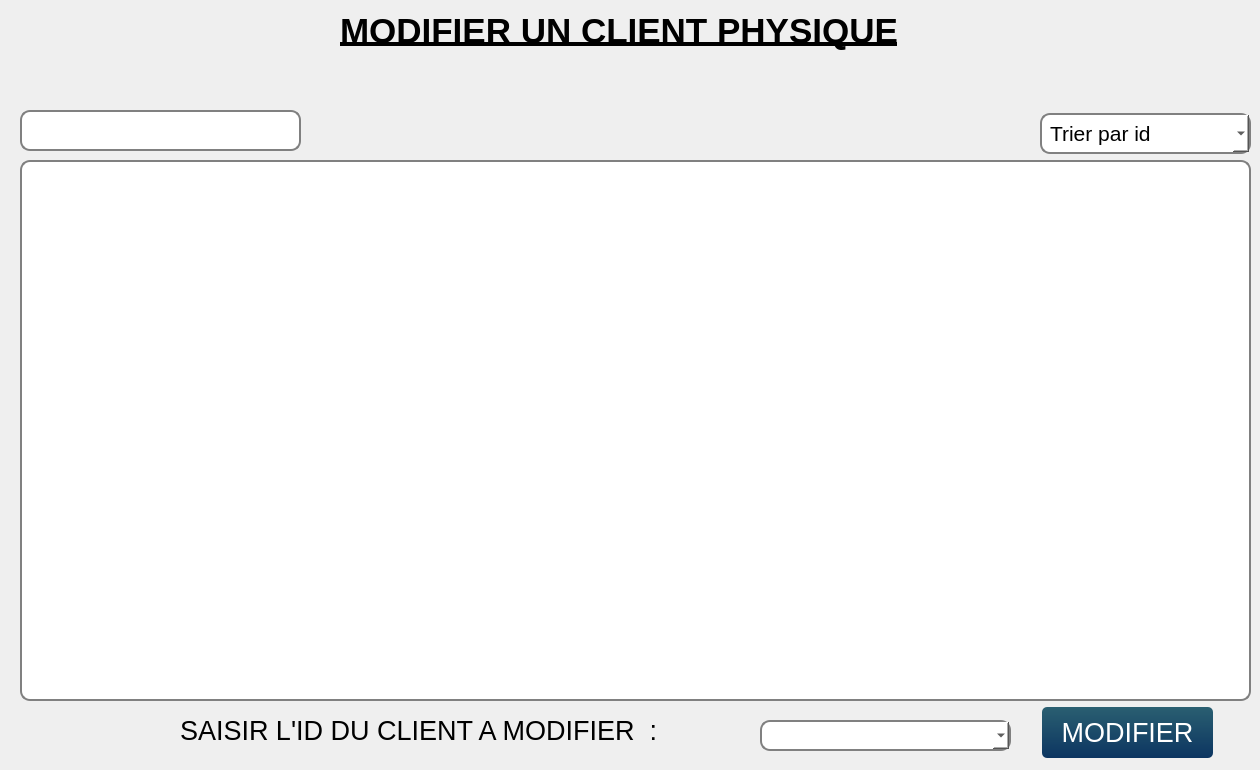
       <widget class="QWidget" name="mod_2">
        <widget class="QLabel" name="label_20">
         <property name="geometry">
          <rect>
           <x>340</x>
           <y>-10</y>
           <width>731</width>
           <height>81</height>
          </rect>
         </property>
         <property name="font">
          <font>
           <family>Helvetica</family>
           <pointsize>26</pointsize>
           <weight>75</weight>
           <bold>true</bold>
           <underline>true</underline>
          </font>
         </property>
         <property name="text">
          <string>MODIFIER UN CLIENT PHYSIQUE</string>
         </property>
        </widget>
        <widget class="QLabel" name="cin_23">
         <property name="geometry">
          <rect>
           <x>180</x>
           <y>700</y>
           <width>551</width>
           <height>61</height>
          </rect>
         </property>
         <property name="font">
          <font>
           <family>Yu Gothic UI</family>
           <pointsize>20</pointsize>
           <weight>50</weight>
           <bold>false</bold>
          </font>
         </property>
         <property name="text">
          <string>SAISIR L'ID DU CLIENT A MODIFIER  :</string>
         </property>
        </widget>
        <widget class="QPushButton" name="pushButton_17">
         <property name="geometry">
          <rect>
           <x>1042</x>
           <y>707</y>
           <width>171</width>
           <height>51</height>
          </rect>
         </property>
         <property name="font">
          <font>
           <pointsize>20</pointsize>
          </font>
         </property>
         <property name="styleSheet">
          <string notr="true">QPushButton{
	background-color: qlineargradient(spread:pad, x1:1, y1:0, x2:1, y2:1, stop:0 rgba(42, 95, 113, 255),stop:1 rgba(12, 53, 97, 255));
	color: #fff;
	border: 0px;
	border-radius: 5px;
	padding: 5px;
}

QPushButton::hover
{
	background-color: qlineargradient(spread:pad, x1:1, y1:0, x2:1, y2:1, stop:0 rgba(167, 214, 50, 255),stop:1 rgba(98, 169, 67, 255));
	color: #fff;

}
QPushButton::pressed
{
	background-color: qlineargradient(spread:pad, x1:1, y1:0, x2:1, y2:1, stop:0 rgba(147, 194, 30, 255),stop:1 rgba(78, 149, 47, 255));
	color: #fff;
	border: 0px;
	border-radius: 5px;
	padding: 5px;

}</string>
         </property>
         <property name="text">
          <string>MODIFIER</string>
         </property>
        </widget>
        <widget class="QTableView" name="tableView_9">
         <property name="geometry">
          <rect>
           <x>20</x>
           <y>160</y>
           <width>1231</width>
           <height>541</height>
          </rect>
         </property>
         <property name="font">
          <font>
           <pointsize>20</pointsize>
          </font>
         </property>
         <property name="styleSheet">
          <string notr="true">background-color: rgb(255, 255, 255);

    border: 2px solid gray;
    border-radius: 10px;
    padding: 0 8px;
    selection-background-color: darkgray;</string>
         </property>
        </widget>
        <widget class="QComboBox" name="comboBox_3">
         <property name="geometry">
          <rect>
           <x>760</x>
           <y>720</y>
           <width>251</width>
           <height>31</height>
          </rect>
         </property>
         <property name="font">
          <font>
           <pointsize>20</pointsize>
          </font>
         </property>
         <property name="styleSheet">
          <string notr="true">background-color: rgb(255, 255, 255);

    border: 2px solid gray;
    border-radius: 10px;
    padding: 0 8px;
    selection-background-color: darkgray;</string>
         </property>
        </widget>
        <widget class="QComboBox" name="comboBox_27">
         <property name="geometry">
          <rect>
           <x>1040</x>
           <y>113</y>
           <width>211</width>
           <height>41</height>
          </rect>
         </property>
         <property name="font">
          <font>
           <family>Helvetica</family>
           <pointsize>16</pointsize>
          </font>
         </property>
         <property name="layoutDirection">
          <enum>Qt::LeftToRight</enum>
         </property>
         <property name="styleSheet">
          <string notr="true">background-color: rgb(255, 255, 255);

    border: 2px solid gray;
    border-radius: 10px;
    padding: 0 8px;
    selection-background-color: darkgray;</string>
         </property>
         <property name="maxVisibleItems">
          <number>3</number>
         </property>
         <property name="insertPolicy">
          <enum>QComboBox::InsertAtTop</enum>
         </property>
         <item>
          <property name="text">
           <string>Trier par id</string>
          </property>
         </item>
         <item>
          <property name="text">
           <string>Trier par date</string>
          </property>
         </item>
         <item>
          <property name="text">
           <string>Trier par nom</string>
          </property>
         </item>
        </widget>
        <widget class="QLineEdit" name="lineEdit_67">
         <property name="geometry">
          <rect>
           <x>20</x>
           <y>110</y>
           <width>281</width>
           <height>41</height>
          </rect>
         </property>
         <property name="styleSheet">
          <string notr="true">background-color: rgb(255, 255, 255);

    border: 2px solid gray;
    border-radius: 10px;
    padding: 0 8px;
    selection-background-color: darkgray;</string>
         </property>
        </widget>
       </widget>
